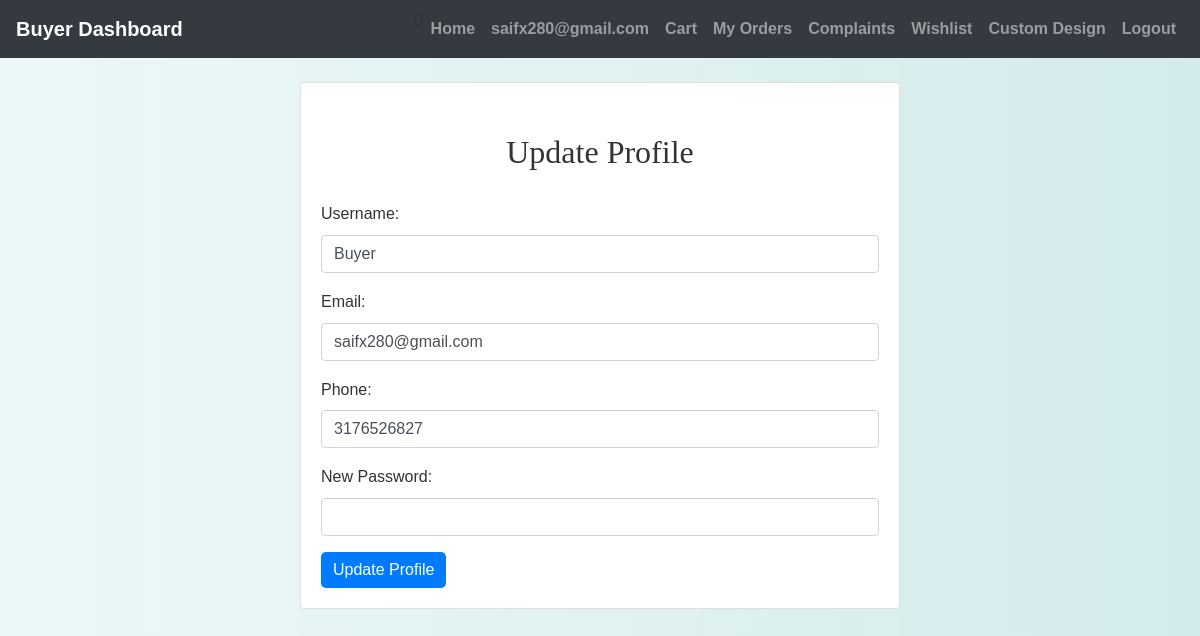
/buyer/update_profile.php (signed in), run on the app's committed database.
### tables this page shows
CREATE TABLE `users` (
  `id` int(11) NOT NULL,
  `username` varchar(50) NOT NULL,
  `password` varchar(255) NOT NULL,
  `usertype` enum('buyer','seller') NOT NULL,
  `email` varchar(100) NOT NULL,
  `phone` varchar(20) NOT NULL,
  `status` varchar(10) DEFAULT 'pending'
);

### buyer/update_profile.php (the view, shortened to what this page needs)
<?php
include 'config.php';
$user_id = $_SESSION["id"];
$query = "SELECT * FROM users WHERE id = $user_id";
$result = mysqli_query($conn, $query);
$row = mysqli_fetch_assoc($result);
?>
<!DOCTYPE html>
<html>
<head>
  <link rel="stylesheet" href="https://stackpath.bootstrapcdn.com/bootstrap/4.3.1/css/bootstrap.min.css">
<link rel="stylesheet" href="./css/style.css">
</head>
<body>
<?php
include('buyer_navbar.php');
?>
<div class="container mt-4">
<div class="card mx-auto" style="max-width: 600px;">
<div class="card-body">
      <h2>Update Profile</h2>
      <form action="" method="POST">
        <div class="form-group">
          <label for="username">Username:</label>
          <input type="text" class="form-control" id="username" name="username" value="<?php echo htmlspecialchars($row['username']); ?>" required>
        </div>
        <div class="form-group">
          <label for="email">Email:</label>
          <input type="email" class="form-control" id="email" name="email" value="<?php echo htmlspecialchars($row['email']); ?>" required>
        </div>
        <div class="form-group">
          <label for="phone">Phone:</label>
          <input type="text" class="form-control" id="phone" name="phone" value="<?php echo htmlspecialchars($row['phone']); ?>" required>
        </div>
        <div class="form-group">
          <label for="password">New Password:</label>
          <input type="password" class="form-control" id="password" name="password" required>
        </div>
        <button type="submit" class="btn btn-primary">Update Profile</button>
      </form>
    </div>
  </div>
</div>
</body>
</html>

### buyer/css/style.css (style rules this page uses)
body { background: linear-gradient(90deg, rgba(233, 246, 246, 0.831), rgba(207, 233, 233, 0.9)); font-family: 'Arial', sans-serif; color: #333; line-height: 1.6; }
h1, h2, h3, h4 { text-align: center; margin-top: 30px; margin-bottom: 30px; font-family: 'Georgia', serif; }
.container { margin-bottom: 40px; }
.btn-primary { color: #fff; border: none; border-radius: 5px; cursor: pointer; transition: background-color 0.3s ease; }

### data on the page
users: username "Buyer", email "saifx280@gmail.com", phone "3176526827"

### other printed values
$_SESSION["email"] "saifx280@gmail.com"
